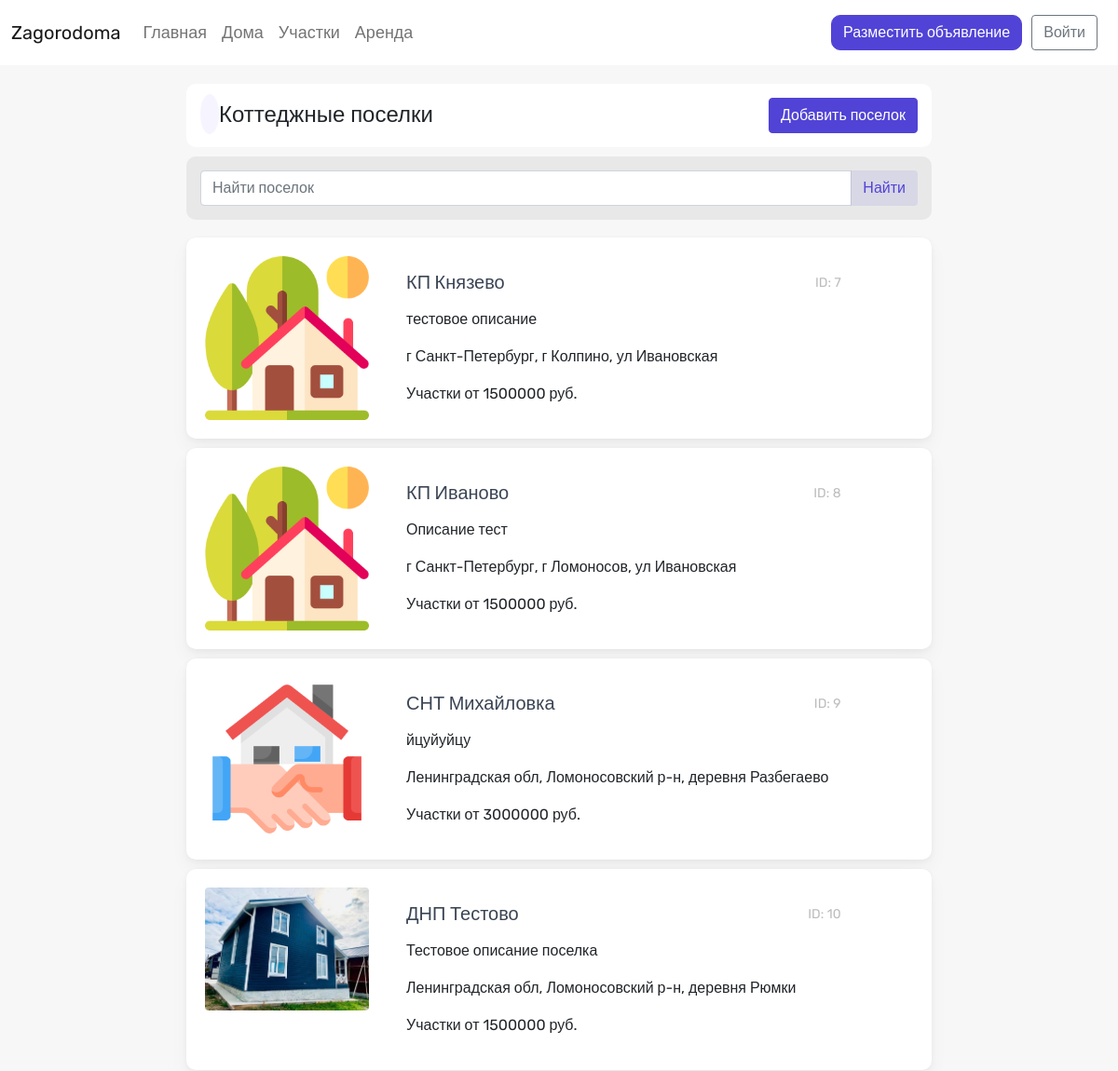
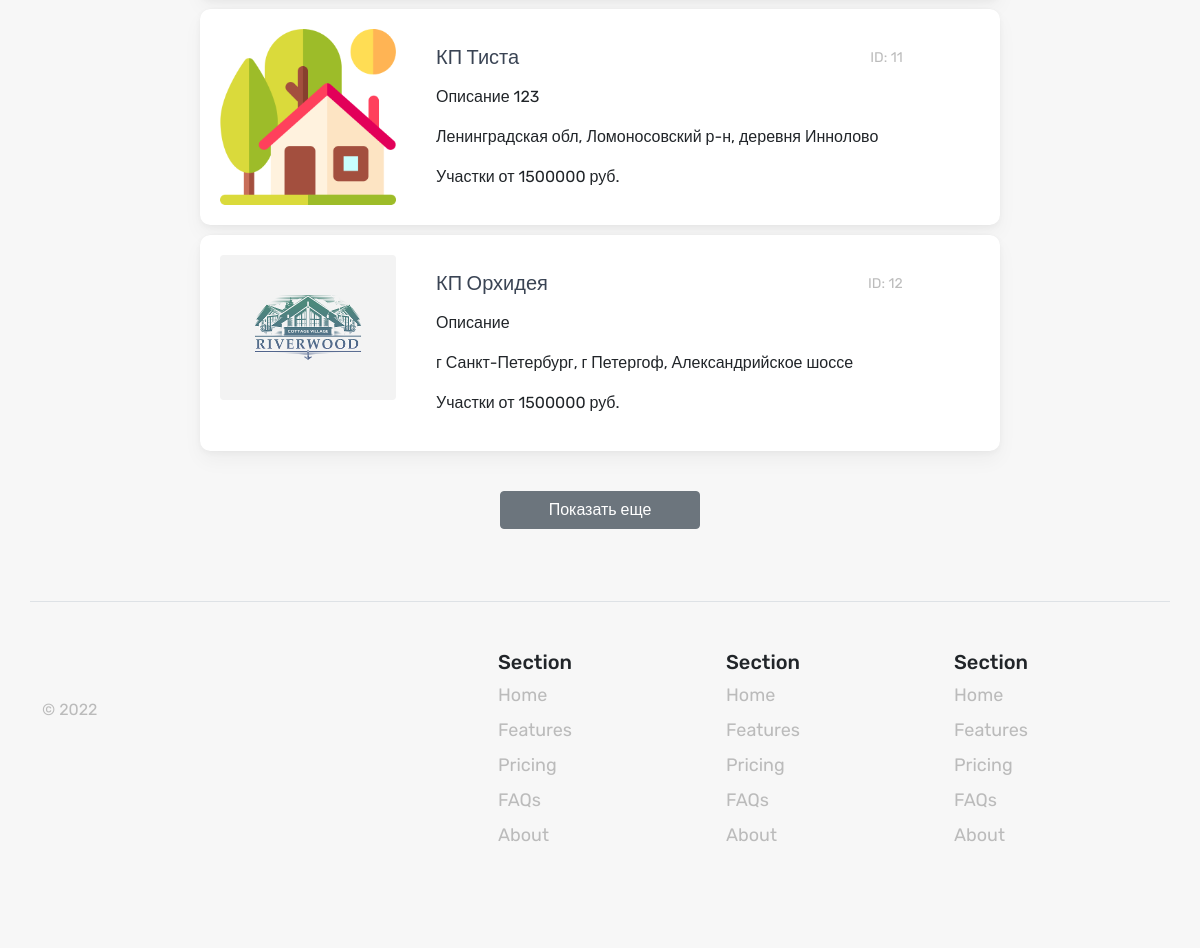
The app's page /village with its own data (2 pictures, top to bottom).
### posts/models.py (models this page shows, shortened)
class Cottvill(models.Model):
    title = models.TextField(max_length=200, unique=True, db_index=True, verbose_name='Название поселка', blank=True, null=True)
    slug = models.SlugField(max_length=50, unique=True, db_index=True, verbose_name='URL поселка')
    developer = models.TextField(max_length=100, verbose_name='Застройщик', blank=True, null=True)
    url = models.TextField(max_length=100 , verbose_name='Сайт поселка', blank=True, null=True)
    adress = models.TextField(max_length=800 , verbose_name='Адрес поселка', blank=True, null=True)
    status_land = models.ForeignKey('Land_status', on_delete=models.CASCADE, verbose_name='Статус земли', blank=True, null=True)
    col_area = models.IntegerField(verbose_name='Количество участков', blank=True, null=True)
    min_area = models.IntegerField(verbose_name='Минимальная площадь участка', blank=True, null=True)
    max_area = models.IntegerField(verbose_name='Максимальная площадь участка', blank=True, null=True)
    price_area = models.IntegerField(verbose_name='Цена участка', blank=True, null=True)
    сommunications = models.TextField(max_length=15 , verbose_name='Коммуникации', blank=True, null=True)
    body = models.TextField(max_length=9000 , verbose_name='Описание', blank=True, null=True)
    house_price_min = models.TextField(max_length=20 , verbose_name='Минимальная цена дома', blank=True, null=True)
    house_price_max = models.TextField(max_length=20 , verbose_name='Максимальная цена дома', blank=True, null=True)
    col_house = models.TextField(max_length=4 , verbose_name='Количество домов', blank=True, null=True)
    payment = models.TextField(max_length=20 , verbose_name='Ежемесячные взносы', blank=True, null=True)
    published = models.BooleanField(verbose_name='Опубликован', default=False)
    img = models.ImageField(upload_to=images_directory_path, blank=True)
    author = models.ForeignKey(User, on_delete=models.CASCADE, verbose_name='Автор', related_name='user')
    class Meta :
        verbose_name = 'Поселок'
        verbose_name_plural = 'Поселки'

### posts/views.py (the view)
# urls.py: path('village', VillageListView.as_view(), name='village'),
class VillageListView(generic.ListView):
    model = Cottvill
    template_name = 'village/village.html'
    context_object_name = 'village'
    def get_queryset(self):
        return Cottvill.objects.all()[:6]
    def get_context_data(self, **kwargs):
        context = super().get_context_data(**kwargs)
        context['total_data'] = Cottvill.objects.all().count()
        return context

### templates/village/village.html (shortened to what this page needs)
{% extends 'base.html' %}
{% load static %}
{% load mathfilters %}
{% block content %}
<div class="village-titile-category"><i class="fi fi-rr-home"></i> Коттеджные поселки <button type="button" class="btn btn-success" onclick="window.location.href = '{% url 'village_new' %}';" style="float: right;">Добавить поселок</button></div>
<div class="village-filter">
    <form class="d-flex" action="{% url 'village_search' %}" method="get">
        <div class="input-group">
            <input name="q" type="text" class="form-control" placeholder="Найти поселок" />
            <button class="btn" style="color: #5143d6 !important;background-color: rgb(82 68 216 / 10%) !important;" type="submit" id="button-addon2">Найти</button>
        </div>
    </form>
</div>
<div class="row row-cols-1 row-cols-sm-2 row-cols-md-3 g-3" id="filteredProducts" style="max-width: 1000px;margin: 15px;display: inline;" >
  {% for village in object_list %}
    <div class="card-village post-box">
        <div class="row">
            <div class="col-md-4" style="width: 200px;">
                {%  if village.img %}
                <img src="{{ village.img.url }}" class="img-fluid rounded" alt="{{village.title}} - zagorodoma.ru">
                {% else %}
                <img src="media/villages/default.png" class="img-fluid rounded" alt="{{village.title}} - zagorodoma.ru">
                {% endif %}
              </div>
              <div class="col-md-8">
                <div class="card-body">
                  <h5 class="card-title" style="float: left;"><a style="color:#3A4454;" href="{% url 'village_detail' village.slug %}">{{village.title}}</a></h5>
                  <p class="card-text" style="float: right;"><small class="text-muted">ID: {{village.id}}</small></p>
                  <p class="card-text" style="clear: both;">{{village.body}}</p>
                  <p class="card-text">{{ village.adress }}</p>
                  <div class="card-text">Участки от {{village.min_area|mul:village.price_area}} руб. </div>
                </div>
              </div>
        </div>
    </div>
  {% endfor %}
  <button type="button" id="loadMore" data-limit="6" data-total="{{total_data}}" class="btn btn-secondary btnload" style="margin: 0 auto;display: block;width: 200px;margin-top: 40px;">Показать еще</button>
</div>
{% endblock content %}

### static/css/style.css (style rules this page uses)
body { font-family: 'Rubik', sans-serif !important ; background-color: #f7f7f7 !important; }
a { text-decoration: none !important; }
.btn-success { color: #fff; background-color: #5143d6 !important ; border-color: #5143d6 !important ; }
.text-muted { --bs-text-opacity: 1; color: #adadadcf!important; }
.fi { color: #5143d6; background: #cdc7ff30; vertical-align: middle; padding-top: 10px; padding-left: 10px; padding-right: 10px; padding-bottom: 5px; border-radius: 50%; }
.card-village { width: 800px; margin: 0 auto; margin-top: 10px; background: white; padding: 20px; border-radius: 10px; box-shadow: 0 10px 20px #0000000a, 0 2px 6px #0000000a, 0 0 1px #0000000a !important; }
.village-titile-category { margin: 0 auto; font-size: 24px; max-width: 800px; margin-top: 20px; padding: 15px; border-radius: 10px; background: white; margin-bottom: -15px; }
.village-filter { background-color: #95959526; margin: 0 auto; max-width: 800px; margin-top: 25px; padding: 15px; border-radius: 10px; margin-bottom: -15px; }

### records on screen
Cottvill: title "КП Князево", id "7", body "тестовое описание", adress "г Санкт-Петербург, г Колпино, ул Ивановская", min_area|mul "1500000"
Cottvill: title "КП Иваново", id "8", body "Описание тест", adress "г Санкт-Петербург, г Ломоносов, ул Ивановская", min_area|mul "1500000"
Cottvill: img (picture), title "СНТ Михайловка", id "9", body "йцуйуйцу", adress "Ленинградская обл, Ломоносовский р-н, деревня Разбегаево", min_area|mul "3000000"
Cottvill: img (picture), title "ДНП Тестово", id "10", body "Тестовое описание поселка", adress "Ленинградская обл, Ломоносовский р-н, деревня Рюмки", min_area|mul "1500000"
Cottvill: title "КП Тиста", id "11", body "Описание 123", adress "Ленинградская обл, Ломоносовский р-н, деревня Иннолово", min_area|mul "1500000"
Cottvill: img (picture), title "КП Орхидея", id "12", body "Описание", adress "г Санкт-Петербург, г Петергоф, Александрийское шоссе", min_area|mul "1500000"
